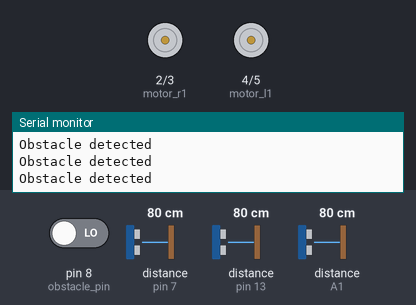
This sketch was run on a simulated Arduino Uno, built with avr-gcc and run on an emulated ATmega328P. Shown: motor-driver pin pairs drawn as motors (green arrow = first pin HIGH = forward, orange = second pin HIGH = backward, longer = more drive, scaled by the enable pin), the last lines printed to the serial monitor. Inputs (shaded band) come from the test bench; at power-on: pin 8 (obstacle_pin) LOW, distance to the obstacle (sensors on pin 7, pin 13, A1) 80 cm. The echo pulse lasts 58.3 µs per cm.

Above: at 1.2 s.
1.3 s: pin 8 (obstacle_pin) driven HIGH
At 2.3 s:
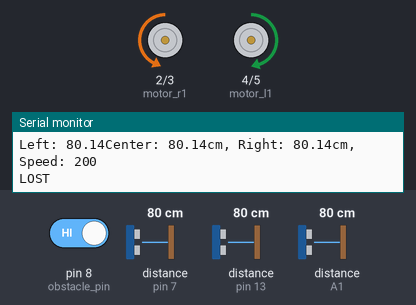
2.8 s: distance to the obstacle (sensor on pin 7) set to 21 cm
5.8 s: distance to the obstacle (sensor on pin 7) set to 18 cm
At 7.0 s:
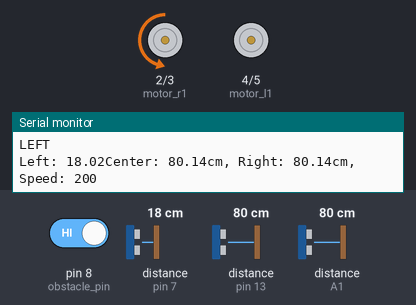
7.3 s: distance to the obstacle (sensor on pin 13) set to 2 cm
10.3 s: distance to the obstacle (sensor on pin 7) set to 35 cm
At 11.6 s:
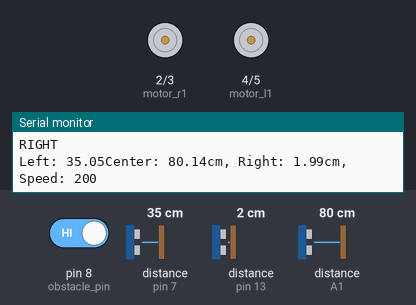
11.9 s: distance to the obstacle (sensor on A1) set to 4 cm
Timing chart, 0 to 14.9 s (numbered marks = the images above; inputs shaded):
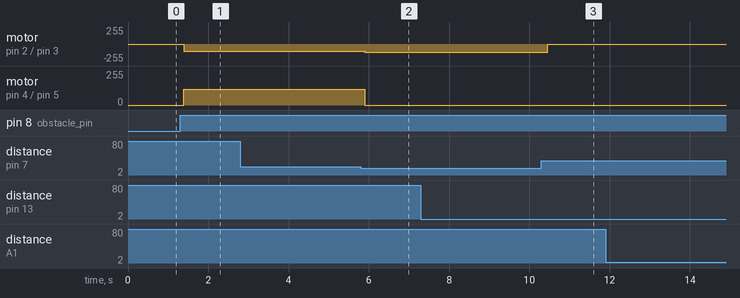

Measured:
- the behaviour switches between 20 and 19 cm on distance to the obstacle (sensor on pin 7) (found by bisection; images 1 and 2)
- after the input at 1.3 s, motor on pin 2 (motor_r1) / pin 3 (motor_r2): stopped → backward 110/255 after 0.09 s; motor on pin 4 (motor_l1) / pin 5 (motor_l2): stopped → forward 120/255 after 0.09 s
- after the input at 5.8 s, motor on pin 2 (motor_r1) / pin 3 (motor_r2): backward 110/255 → backward 120/255 after 0.09 s; motor on pin 4 (motor_l1) / pin 5 (motor_l2): forward 120/255 → stopped after 0.09 s
- after the input at 10.3 s, motor on pin 2 (motor_r1) / pin 3 (motor_r2): backward 120/255 → stopped after 0.16 s

The sketch:

follow_race.ino
```cpp
//ライントレース一周 time34.60
// Arduino Uno のピン配置
// モータ
const int motor_r1 = 2; // Arduinoの2番ピンに対応
const int motor_r2 = 3;
const int pwm_motor_r = 10; // PWM信号生成可能なピンを選ぶ
const int motor_l1 = 4;
const int motor_l2 = 5;
const int pwm_motor_l = 11;
const int traceSpeed = 110;   // 基本速度（0-255）

// 追従用のパラメータ
int left_foward_trig_pin = 6;    // Trigger
int left_foward_echo_pin = 7;    // Echo
int right_foward_trig_pin = 9;    // Trigger
int right_foward_echo_pin = 13;    // Echo
int center_trig_pin = A0;
int center_echo_pin = A1;

const int obstacle_pin = 8;  // 障害物センサ OUT

long left_duration, right_duration, center_duration;
float left_cm, right_cm, center_cm;
int diffLimit = 5;

// ----------------------------------------------------
// カーブ中の一時的なセンサロストで直進に戻ってしまい
// 曲がりきれなくなるのを防ぐためのヒステリシス
// ----------------------------------------------------
enum DriveMode { STRAIGHT, TURN_LEFT, TURN_RIGHT };
DriveMode currentMode = STRAIGHT;
int loseCount = 0;
const int LOSE_CONFIRM = 3; // 「両方見失った」が何回連続したら直進に切り替えるか

// ----------------------------------------------------
// 外れ値フィルタ：直近10回の測定値から平均・標準偏差を求め、
// 大きく外れた値（ノイズ由来と思われる値）は採用せず直前の採用値を使う
// ----------------------------------------------------
const int HIST_SIZE = 10;
const float OUTLIER_K = 2.0;     // 何σ以上ずれたら外れ値とみなすか
const float MIN_STDDEV = 2.0;    // 測定値が安定している時に誤検知しないための下限値(cm)
const int REJECT_RESET = 3;      // 何回連続で外れ値判定されたらフィルタをリセットするか

struct OutlierFilter {
  float history[HIST_SIZE];
  int count = 0;
  int idx = 0;
  float lastAccepted = 20;
  int rejectStreak = 0;

  float filter(float newValue) {
    if (newValue <= 0) {
      // 超音波センサのタイムアウト（未検出）は無効値として履歴に入れない
      return lastAccepted;
    }

    if (count < HIST_SIZE) {
      // 履歴が十分に溜まるまではそのまま採用
      history[idx] = newValue;
      idx = (idx + 1) % HIST_SIZE;
      count++;
      lastAccepted = newValue;
      return newValue;
    }

    float sum = 0;
    for (int i = 0; i < HIST_SIZE; i++) sum += history[i];
    float mean = sum / HIST_SIZE;

    float varSum = 0;
    for (int i = 0; i < HIST_SIZE; i++) {
      float d = history[i] - mean;
      varSum += d * d;
    }
    float stddev = sqrt(varSum / HIST_SIZE);
    if (stddev < MIN_STDDEV) stddev = MIN_STDDEV;

    if (fabs(newValue - mean) > OUTLIER_K * stddev) {
      // 外れ値とみなして採用せず、直前の採用値を維持。
      // ただし連続で外れ値判定される場合はノイズではなく実際の変化とみなし、
      // 履歴を新しい値でリセットして復帰できるようにする
      rejectStreak++;
      if (rejectStreak >= REJECT_RESET) {
        for (int i = 0; i < HIST_SIZE; i++) history[i] = newValue;
        idx = 0;
        rejectStreak = 0;
        lastAccepted = newValue;
        return newValue;
      }
      return lastAccepted;
    }

    rejectStreak = 0;
    history[idx] = newValue;
    idx = (idx + 1) % HIST_SIZE;
    lastAccepted = newValue;
    return newValue;
  }
};

OutlierFilter leftFilter;
OutlierFilter rightFilter;
OutlierFilter centerFilter;

// ----------------------------------------------------
// 追従距離を一定に保つための速度自動調整
// 目標距離より遠ければ加速、近ければ減速する比例制御
// ----------------------------------------------------
const float targetDistance = 7.0;      // 保ちたい追従距離(cm)
const float speedKp = 2.0;             // 距離誤差(cm)あたりの速度補正量
const int minTraceSpeed = 90;          // これ以上は遅くしない
const int maxTraceSpeed = 200;         // これ以上は速くしない
const float maxSensorDistance = 100.0; // センサが未検出(0)の時に「遠い」とみなす距離

int computeTraceSpeed(float distance) {
  if (distance <= 0) distance = maxSensorDistance; // 未検出は遠いとみなして加速させる
  float speed = traceSpeed + speedKp * (distance - targetDistance);
  if (speed < minTraceSpeed) speed = minTraceSpeed;
  if (speed > maxTraceSpeed) speed = maxTraceSpeed;
  return (int)speed;
}


void setup() { // 実行時に1回だけ実行
  pinMode(motor_r1, OUTPUT); // motor_r1 に対応するピン（2番）を出力ポートに設定
  pinMode(motor_r2, OUTPUT);
  pinMode(motor_l1, OUTPUT);
  pinMode(motor_l2, OUTPUT);
  pinMode(pwm_motor_r, OUTPUT);
  pinMode(pwm_motor_l, OUTPUT);
  pinMode(right_foward_trig_pin, OUTPUT);
  pinMode(right_foward_echo_pin, INPUT);
  pinMode(left_foward_trig_pin, OUTPUT);
  pinMode(left_foward_echo_pin, INPUT);
  pinMode(center_trig_pin, OUTPUT);
  pinMode(center_echo_pin, INPUT);
  pinMode(obstacle_pin, INPUT);
  Serial.begin(9600);
}

void stopMotor() { // モータを停止させる関数
  digitalWrite(motor_l1, LOW);
  digitalWrite(motor_l2, LOW);
  analogWrite(pwm_motor_l, 0);
  digitalWrite(motor_r1, LOW);
  digitalWrite(motor_r2, LOW);
  analogWrite(pwm_motor_r, 0);
}

void forward(int speedBase = 200) { // 前進させる関数
  digitalWrite(motor_l1, HIGH);
  digitalWrite(motor_l2, LOW);
  analogWrite(pwm_motor_l, speedBase + 10);
  digitalWrite(motor_r1, LOW);
  digitalWrite(motor_r2, HIGH);
  analogWrite(pwm_motor_r, speedBase);
  delay(5);
}

void backward(int speedBase = 200) { // 後退させる関数
  digitalWrite(motor_l1, LOW);
  digitalWrite(motor_l2, HIGH);
  analogWrite(pwm_motor_r, speedBase);
  delay(20);
}

void turnLeft(int speedBase = 150) { // 左に曲がる関数
  digitalWrite(motor_l1, LOW);
  digitalWrite(motor_l2, HIGH);
  analogWrite(pwm_motor_l, speedBase + 50);
  digitalWrite(motor_r1, LOW);
  digitalWrite(motor_r2, HIGH);
  analogWrite(pwm_motor_r, speedBase - 10);

}

void turnRight(int speedBase = 150) { // 右に曲がる関数
  digitalWrite(motor_l1, HIGH);
  digitalWrite(motor_l2, LOW);
  analogWrite(pwm_motor_l, speedBase - 10);
  digitalWrite(motor_r1, HIGH);
  digitalWrite(motor_r2, LOW);
  analogWrite(pwm_motor_r, speedBase + 50);
}

// ライントレース用：両輪とも前進させつつ左右の速度差で緩やかに曲がる
// diff が大きいほど曲がりが鋭くなる
void curveLeft(int speedBase = 180, int diff = 0) { // 左方向へ緩やかに曲がる
  int l = 0;
  int r = speedBase + diff;
  if (l < 0) l = 0;
  if (r > 255) r = 255;
  digitalWrite(motor_l1, HIGH);
  digitalWrite(motor_l2, LOW);
  analogWrite(pwm_motor_l, l);
  digitalWrite(motor_r1, LOW);
  digitalWrite(motor_r2, HIGH);
  analogWrite(pwm_motor_r, r);
  delay(1);
}

void curveRight(int speedBase = 180, int diff = 0) { // 右方向へ緩やかに曲がる
  int l = speedBase + diff;
  int r = 0;
  if (l > 255) l = 255;
  if (r < 0) r = 0;
  digitalWrite(motor_l1, LOW);
  digitalWrite(motor_l2, LOW);
  analogWrite(pwm_motor_l, l);
  digitalWrite(motor_r1, LOW);
  digitalWrite(motor_r2, HIGH);
  analogWrite(pwm_motor_r, r);
  delay(1);
}

void loop() {
  bool obstacle = (digitalRead(obstacle_pin) == LOW);
// センサによって LOWで検知 / HIGHで検知 が逆の場合あり

if (obstacle) {
  stopMotor();
  Serial.println("Obstacle detected");
  delay(100);
  return;
}
  // ----------------------------------------------------
  // 1. 左側のセンサー測定
  // ----------------------------------------------------
  digitalWrite(left_foward_trig_pin, LOW);
  delayMicroseconds(2);
  digitalWrite(left_foward_trig_pin, HIGH);
  delayMicroseconds(10);
  digitalWrite(left_foward_trig_pin, LOW);

  left_duration = pulseIn(left_foward_echo_pin, HIGH, 20000); // タイムアウトを20msに設定（約3.4m分）
  left_cm = (left_duration / 2.0) / 29.1;

  // センサー同士の干渉を防ぐため、少しだけ間隔をあける
  delay(30);

  // ----------------------------------------------------
  // 2. 真ん中のセンサー測定
  // ----------------------------------------------------
  digitalWrite(center_trig_pin, LOW);
  delayMicroseconds(2);
  digitalWrite(center_trig_pin, HIGH);
  delayMicroseconds(10);
  digitalWrite(center_trig_pin, LOW);

  center_duration = pulseIn(center_echo_pin, HIGH, 20000);
  center_cm = (center_duration / 2.0) / 29.1;

  delay(30);

  // ----------------------------------------------------
  // 3. 右側のセンサー測定
  // ----------------------------------------------------
  digitalWrite(right_foward_trig_pin, LOW);
  delayMicroseconds(2);
  digitalWrite(right_foward_trig_pin, HIGH);
  delayMicroseconds(10);
  digitalWrite(right_foward_trig_pin, LOW);

  right_duration = pulseIn(right_foward_echo_pin, HIGH, 20000); // タイムアウトを20msに設定
  right_cm = (right_duration / 2.0) / 29.1;

  // 過去10回分の測定履歴から外れ値を除外


  Serial.print("Left: ");
  Serial.print(left_cm);
  Serial.print("Center: ");
  Serial.print(center_cm);
  Serial.print("cm, Right: ");
  Serial.print(right_cm);
  Serial.print("cm");


  delay(10);

  // 左右センサの平均距離をもとに、目標距離を保つ速度を計算
  float frontDistance = center_cm;
  int adaptiveSpeed = computeTraceSpeed(frontDistance);
  Serial.print(", Speed: ");
  Serial.print(adaptiveSpeed);
  Serial.println();

  bool center_detect = (center_cm >= 5 && center_cm <= 30);
  bool left_detect   = (left_cm >= 1 && left_cm <= 20);
  bool right_detect  = (right_cm >= 1 && right_cm <= 20);
  if (center_cm < 5 && !right_detect && !left_detect){
    stopMotor();
  }
  else if (left_detect ) { //&& !center_detect && !right_detect
    Serial.println("LEFT");
    curveLeft(traceSpeed + 10);
  }
  else if (right_detect ) { //&& !center_detect && !left_detect
    Serial.println("RIGHT");
    curveRight(traceSpeed + 10);
  }
  else if (center_detect) {
    Serial.println("CENTER");
    forward(traceSpeed);
  }
  else {
    Serial.println("LOST");
    forward(traceSpeed);
  }
}
```
